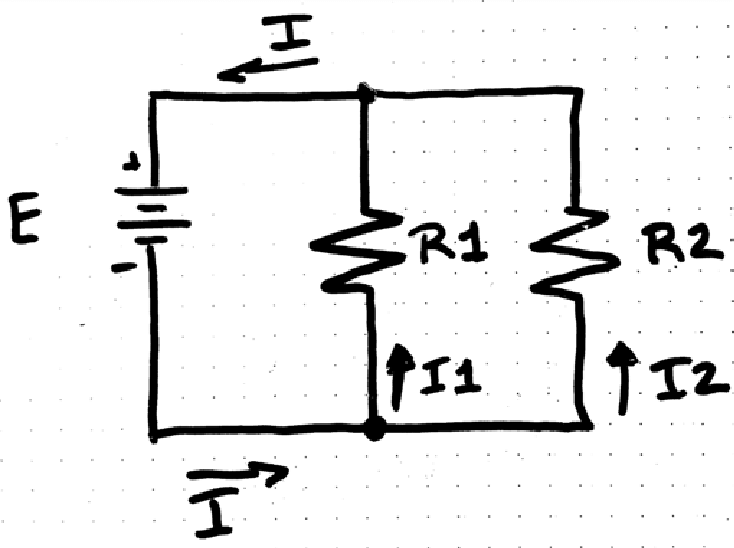
#> input picture Project/hand.png, 734 x 548 px, found by its file name
$ python hough_doc.py
#> lines starting #> are read from the running program, lines starting #| are printed output that depends on the picture; after the words box and inside, x2 and y2 are one past the last pixel; in counts of white or black regions, pixels touching at a corner belong together
import sys
import cv2 as cv
import numpy as np
from sklearn.cluster import DBSCAN

def detect_nodes(lines):
    intersections = []
    for i in range(len(lines)):
        for j in range(i + 1, len(lines)):
            rho1, theta1 = lines[i][0]
            rho2, theta2 = lines[j][0]
            A = np.array([
                [np.cos(theta1), np.sin(theta1)],
                [np.cos(theta2), np.sin(theta2)]
            ])
            determinant = np.linalg.det(A)
            if abs(determinant) > 1e-5:  # Checking if the determinant is not close to zero
                b = np.array([rho1, rho2])
                intersection = np.linalg.solve(A, b)
                if 0 <= intersection[0] < 1000 and 0 <= intersection[1] < 1000:
                    intersections.append([int(intersection[0]), int(intersection[1])])

    return np.array(intersections) if intersections else None

def find_significant_nodes(nodes):
    clustering = DBSCAN(eps=5, min_samples=3).fit(nodes)
    labels = clustering.labels_
    unique_labels = set(labels)

    significant_nodes = []
    for label in unique_labels:
        if label != -1:  # Excluding noise points
            cluster = nodes[labels == label]
            significant_node = np.mean(cluster, axis=0)
            significant_nodes.append(significant_node)

    return significant_nodes

def main(argv):
    default_file = "hand.png"
    filename = argv[0] if len(argv) > 0 else default_file

    # Loads an image
    src = cv.imread(cv.samples.findFile(filename), cv.IMREAD_GRAYSCALE)
#> src is the input picture: shape (548, 734); min 0, max 255, mean 233

    # Check if image is loaded fine
    if src is None:
        print('Error opening image!')
        print('Usage: hough_lines.py [image_name -- default ' + default_file + '] \n')
        return -1

    # Edge detection
    dst = cv.Canny(src, 50, 200, None, 3)
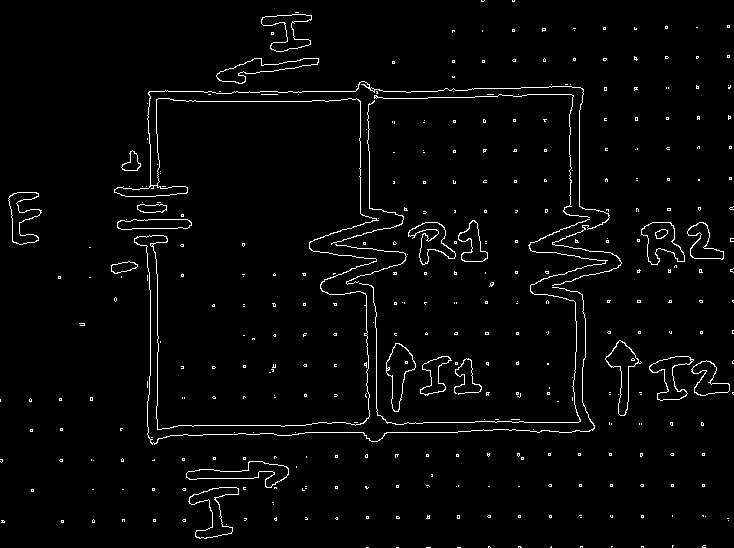
#> dst: shape (548, 734); 2.6% white in thin lines or dots

    # Standard Hough Line Transform
    lines = cv.HoughLines(dst, 1, np.pi / 180, 200)
#> lines = None

    # Draw the lines
    if lines is not None:
        for line in lines:
            rho, theta = line[0]
            a = np.cos(theta)
            b = np.sin(theta)
            x0 = a * rho
            y0 = b * rho
            pt1 = (int(x0 + 1000 * (-b)), int(y0 + 1000 * (a)))
            pt2 = (int(x0 - 1000 * (-b)), int(y0 - 1000 * (a)))
            cv.line(src, pt1, pt2, (0, 0, 255), 3, cv.LINE_AA)

    # Show only the lines for verification
    cv.imshow("Detected Lines", src)

    # Detect nodes
    if lines is not None:
        src_color = cv.cvtColor(src, cv.COLOR_GRAY2BGR)
        nodes = detect_nodes(lines)
        if nodes is not None:
            significant_nodes = find_significant_nodes(nodes)
            for point in significant_nodes:
                cv.circle(src_color, (int(point[0]), int(point[1])), 5, (0, 0, 255), -1)
                # Print coordinates of significant nodes
                print(f"Significant Node at: ({int(point[0])}, {int(point[1])})")

    # Show results
#> (the run stopped early here; a loop or call above may not have finished)

$ run again, with Project/line3.png copied over Project/hand.png
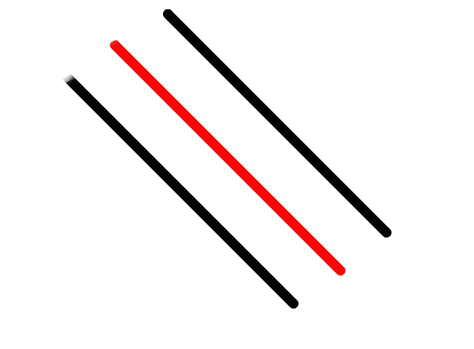
#> input picture Project/line3.png, 474 x 349 px, found by its file name
#> in main, `dst = cv.Canny(src, 50, 200, None, 3)`:
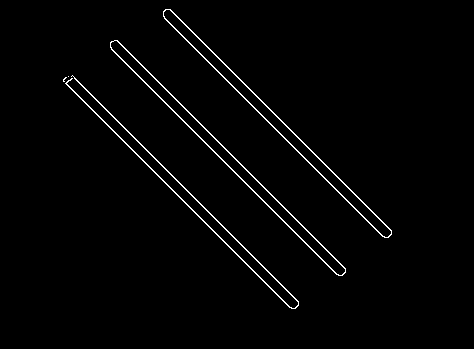
#> dst: shape (349, 474); 1.7% white in thin lines or dots, all inside (x1, y1, x2, y2) = (63, 9, 392, 309)
#> lines = [[-54, 2.36], [-45, 2.36], [12, 2.36], [2, 2.36], [-113, 2.36], [-104, 2.36]]
#> the loop in main, `for line in lines:` made 6 passes
#> (line, rho, x0, y0, pt1, pt2) on passes 1 to 6: ([[-54, 2.36]], -54, 38.18, -38.18, (-668, -745), (745, 668)), ([[-45, 2.36]], -45, 31.82, -31.82, (-675, -738), (738, 675)), ([[12, 2.36]], 12, -8.49, 8.49, (-715, -698), (698, 715)), ([[2, 2.36]], 2, -1.41, 1.41, (-708, -705), (705, 708)), ([[-113, 2.36]], -113, 79.9, -79.9, (-627, -787), (787, 627)), ([[-104, 2.36]], -104, 73.54, -73.54, (-633, -780), (780, 633))
#> after the loop in main, `for line in lines:`:
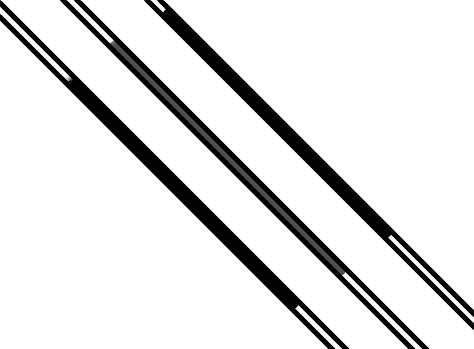
#> src: shape (349, 474); min 0, max 255, mean 226.3
#> the loop in detect_nodes, `for i in range(len(lines)):` made 6 passes
#> after the loop in detect_nodes, `for i in range(len(lines)):`: intersections = []

$ run again, with Project/line4.png copied over Project/hand.png
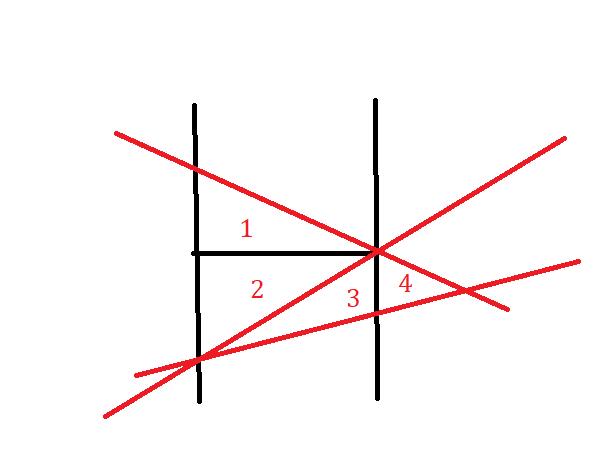
#> input picture Project/line4.png, 606 x 462 px, found by its file name
#> in main, `dst = cv.Canny(src, 50, 200, None, 3)`:
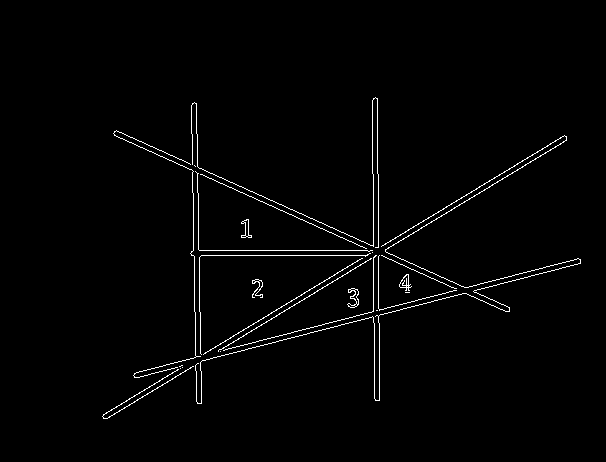
#> dst: shape (462, 606); 1.6% white in thin lines or dots, all inside (x1, y1, x2, y2) = (102, 97, 581, 419)
#> lines = [[-194, 3.12], [407, 1.03], [-189, 3.12], [412, 1.03]]
#> the loop in main, `for line in lines:` made 4 passes
#> (rho, theta, a, b, x0, y0, pt1, pt2) on passes 1 to 4: (-194, 3.12, -1, 0.0175, 194, -3.39, (176, -1003), (211, 996)), (407, 1.03, 0.515, 0.857, 209.6, 348.9, (-647, 863), (1066, -166)), (-189, 3.12, -1, 0.0175, 189, -3.3, (171, -1003), (206, 996)), (412, 1.03, 0.515, 0.857, 212.2, 353.2, (-644, 868), (1069, -161))
#> after the loop in main, `for line in lines:`:
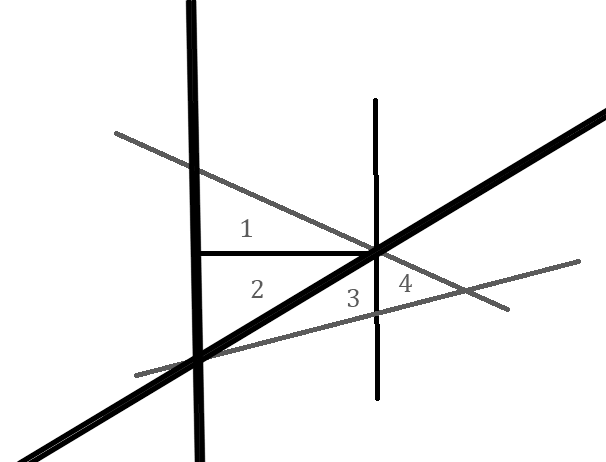
#> src: shape (462, 606); min 0, max 255, mean 239.6
#> the loop in detect_nodes, `for i in range(len(lines)):` made 4 passes
#> after the loop in detect_nodes, `for i in range(len(lines)):`: intersections = [[200, 354], [200, 360], [195, 357], [195, 363]]
#> labels = [-1, -1, -1, -1]
#> unique_labels = 1 item
#> the loop in find_significant_nodes, `for label in unique_labels:` made 1 pass
#> label on pass 1: -1
#> after the loop in find_significant_nodes, `for label in unique_labels:`: significant_nodes = []

$ run again, with Project/circuitimg.jpg saved as Project/hand.png
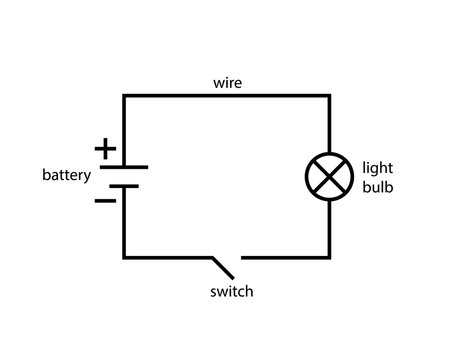
#> input picture Project/circuitimg.jpg, 450 x 360 px, found by its file name
#> in main, src is the input picture: shape (360, 450); min 0, max 255, mean 248
#> in main, `dst = cv.Canny(src, 50, 200, None, 3)`:
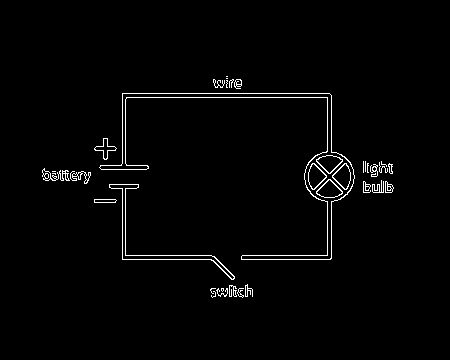
#> dst: shape (360, 450); 1.9% white in thin lines or dots, all inside (x1, y1, x2, y2) = (42, 76, 394, 298)
#> lines = [[93, 1.57], [97, 1.57]]
#> the loop in main, `for line in lines:` made 2 passes
#> (rho, theta, a, b, x0, y0, pt1, pt2) on passes 1 to 2: (93, 1.57, -4.37e-08, 1, -4.07e-06, 93, (-1000, 92), (999, 93)), (97, 1.57, -4.37e-08, 1, -4.24e-06, 97, (-1000, 96), (999, 97))
#> after the loop in main, `for line in lines:`:
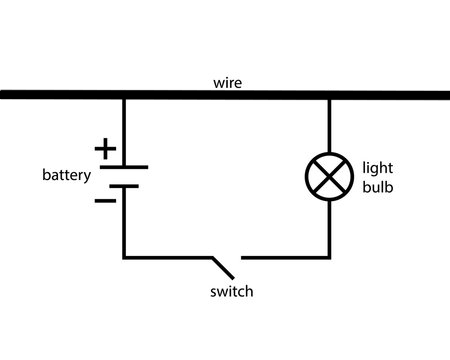
#> src: shape (360, 450); 2.92% of pixels changed, all inside (x1, y1, x2, y2) = (0, 89, 450, 101)
#> the loop in detect_nodes, `for i in range(len(lines)):` made 2 passes
#> after the loop in detect_nodes, `for i in range(len(lines)):`: intersections = []
